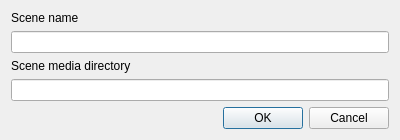
<?xml version="1.0" encoding="UTF-8"?>
<ui version="4.0">
 <class>GGCreateSceneDlg</class>
 <widget class="QDialog" name="GGCreateSceneDlg">
  <property name="geometry">
   <rect>
    <x>0</x>
    <y>0</y>
    <width>400</width>
    <height>137</height>
   </rect>
  </property>
  <property name="windowTitle">
   <string>Create scene</string>
  </property>
  <layout class="QVBoxLayout" name="verticalLayout">
   <item>
    <widget class="QLabel" name="label_3">
     <property name="text">
      <string>Scene name</string>
     </property>
    </widget>
   </item>
   <item>
    <widget class="QLineEdit" name="txtSceneName">
     <property name="text">
      <string/>
     </property>
    </widget>
   </item>
   <item>
    <widget class="QLabel" name="label_4">
     <property name="text">
      <string>Scene media directory</string>
     </property>
    </widget>
   </item>
   <item>
    <widget class="QLineEdit" name="txtSceneDir">
     <property name="text">
      <string/>
     </property>
    </widget>
   </item>
   <item>
    <spacer name="verticalSpacer">
     <property name="orientation">
      <enum>Qt::Vertical</enum>
     </property>
     <property name="sizeHint" stdset="0">
      <size>
       <width>20</width>
       <height>40</height>
      </size>
     </property>
    </spacer>
   </item>
   <item>
    <widget class="QDialogButtonBox" name="buttonBox">
     <property name="orientation">
      <enum>Qt::Horizontal</enum>
     </property>
     <property name="standardButtons">
      <set>QDialogButtonBox::Cancel|QDialogButtonBox::Ok</set>
     </property>
    </widget>
   </item>
  </layout>
 </widget>
 <resources/>
 <connections>
  <connection>
   <sender>buttonBox</sender>
   <signal>accepted()</signal>
   <receiver>GGCreateSceneDlg</receiver>
   <slot>accept()</slot>
   <hints>
    <hint type="sourcelabel">
     <x>227</x>
     <y>119</y>
    </hint>
    <hint type="destinationlabel">
     <x>157</x>
     <y>136</y>
    </hint>
   </hints>
  </connection>
  <connection>
   <sender>buttonBox</sender>
   <signal>rejected()</signal>
   <receiver>GGCreateSceneDlg</receiver>
   <slot>reject()</slot>
   <hints>
    <hint type="sourcelabel">
     <x>295</x>
     <y>125</y>
    </hint>
    <hint type="destinationlabel">
     <x>286</x>
     <y>136</y>
    </hint>
   </hints>
  </connection>
  <connection>
   <sender>txtSceneName</sender>
   <signal>textEdited(QString)</signal>
   <receiver>GGCreateSceneDlg</receiver>
   <slot>checkOk()</slot>
   <hints>
    <hint type="sourcelabel">
     <x>222</x>
     <y>34</y>
    </hint>
    <hint type="destinationlabel">
     <x>340</x>
     <y>6</y>
    </hint>
   </hints>
  </connection>
  <connection>
   <sender>txtSceneDir</sender>
   <signal>textEdited(QString)</signal>
   <receiver>GGCreateSceneDlg</receiver>
   <slot>checkOk()</slot>
   <hints>
    <hint type="sourcelabel">
     <x>333</x>
     <y>75</y>
    </hint>
    <hint type="destinationlabel">
     <x>368</x>
     <y>48</y>
    </hint>
   </hints>
  </connection>
 </connections>
 <slots>
  <slot>checkOk()</slot>
 </slots>
</ui>
